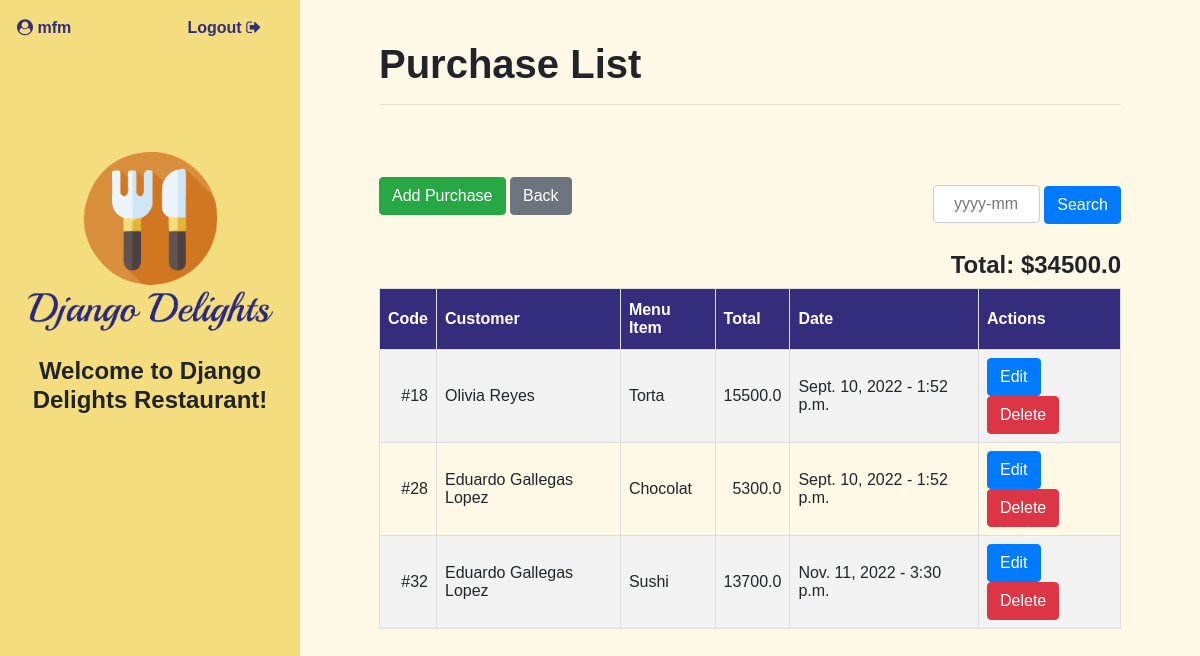
/purchase/list/ (signed in), run on the app's committed database.
### delights/models.py (models this page shows, shortened)
class Customer(models.Model):
    first_name = models.CharField(max_length=50)
    last_name = models.CharField(max_length=50)
    def __str__(self):
        return f'{self.first_name} {self.last_name}'

class MenuItem(models.Model):
    Appetizer = 'AP'
    Entree = 'EN'
    Dessert = 'DE'
    Other = 'OT'
    MENU_TYPE_CHOICES = [
        (Appetizer, 'Appetizer'),
        (Entree, 'Entree'),
        (Dessert, 'Dessert'),
        (Other, 'Other'),
    ]
    menu_type = models.CharField(max_length=2, choices=MENU_TYPE_CHOICES, default=Other)
    name = models.CharField(max_length=100)
    price = models.FloatField(default=0.0)
    handwork_price = models.FloatField(default=0.0)
    create_by = models.ForeignKey(User, models.SET_NULL, blank=True, null=True)

class Purchase(models.Model):
    customer_id = models.ForeignKey(Customer, on_delete=models.CASCADE)
    menuitem_id = models.ForeignKey(MenuItem, on_delete=models.CASCADE)
    day = models.DateField(auto_now=False, auto_now_add=False)
    time = models.TimeField(auto_now=False, auto_now_add=False)

### delights/views.py (the view)
# urls.py: path('purchase/list/', views.get_purchases, name="purchaselist"),
@login_required
def get_purchases(request):
   search = request.GET.get("search", None)
   purchase_set = Purchase.objects.all()
   purchases = list()
   total = 0
   if search:
      purchase_set = purchase_set.filter(day=search)
   for p in purchase_set:
      purchases.append({'id': p.id, 'customer_id': p.customer_id, 'menuitem_id': p.menuitem_id, 'menuitem_name': p.menuitem_id.name, 'day': p.day, 'time':p.time ,'total':  p.menuitem_id.price} )
      total = total + p.menuitem_id.price
   context = {'purchase_list': purchases, 'total':total }
   return render(request, 'delights/purchase_list.html', context)

### delights/templates/delights/purchase_list.html (shortened to what this page needs)
{% extends './base.html' %}
{% block content %}
<div class="row" data-aos="fade-down"  data-aos-duration="900">
  <div class="col-sm-12 my-2 pt-3">
      <h1 class="module_title">Purchase List</h1>
      <hr>
  </div>
  <div class="col-sm-12 mt-5">
    <div class="row">
      <div class="col-sm-6 mb-3">
        <a href="{% url 'purchasecreate' %}"><button class="btn btn-success">Add Purchase</button></a>
        <a href="{% url 'home' %}"><button class="btn btn-secondary">Back</button></a>
      </div>
      <div class="col-sm-6 mb-3 text-right">
        <input id="search_date" type="text" placeholder="yyyy-mm-dd">
        <button class="btn btn-primary" onclick="getData()">Search</button>
      </div>
    </div>
    <div class="my-1 text-right">
      <h4><strong>Total: ${{total}}</strong></h4>
    </div>
    <div>
      <table id="menu">
        <tr>
          <th>Code</th>
          <th>Customer</th>
          <th>Menu Item</th>
          <th>Total</th>
          <th>Date</th>
          <th>Actions </th>
        </tr>
        {% for p in purchase_list|dictsort:"id" %}
        <tr>
            <td class="text-right" >#{{ p.id }}</td>
            <td>{{ p.customer_id }}</td>
            <td>{{ p.menuitem_id.name }}</td>
            <td class="text-right" >{{ p.menuitem_id.price }}</td>
            <td>{{ p.day }} - {{p.time}}</td>
            <td>
              <a href="{% url 'purchaseupdate' p.id %}"><button class="btn btn-primary">Edit</button></a>
              <a href="{% url 'purchasedelete' p.id %}"><button class="btn btn-danger">Delete</button></a>
            </td>
        </tr>
        {% endfor %}
      </table>
      </div>
  </div>
</div>
{% endblock %}

### delights/templates/delights/base.html (shortened to what this page needs)
{% load static %}
<head>
    <link rel="stylesheet" href="https://stackpath.bootstrapcdn.com/bootstrap/4.2.1/css/bootstrap.min.css">
    <link href="https://stackpath.bootstrapcdn.com/font-awesome/4.7.0/css/font-awesome.min.css" rel="stylesheet">
    <link rel="stylesheet" href="https://cdnjs.cloudflare.com/ajax/libs/tempusdominus-bootstrap-4/5.1.2/css/tempusdominus-bootstrap-4.min.css" />
    <link rel="stylesheet" type="text/css" href="https://cdn.datatables.net/1.11.5/css/jquery.dataTables.css">
    <link href="https://unpkg.com/aos@2.3.1/dist/aos.css" rel="stylesheet">
    <link rel="stylesheet" href="{% static 'delights/css/style.css' %}">
    </head>
    <body>
    <div class="container-fluid">
        <div class="row">
            <div class="col-sm-12 col-md-3 aside-style">
                <div class="row logo-section">
                    <div class="row user_seccion" data-aos="fade"  data-aos-duration="900">
                        {% if user.is_authenticated %}
                        <div class="col-sm-6 text-left"><span class="user_style  ml-2"><i class="fa fa-user-circle"></i> {{ user }}</span></div>
                        <div class="col-sm-6 text-right"><span class="logout"><a href="{% url 'logout' %}">Logout  <i class="fa fa-sign-out"></i></a></span></div>
                        {% else%}
                        <div class="col-sm-6 text-left"><span class="hidden_var  ml-2">xx</span></div>
                        <div class="col-sm-6 text-right"><span class="hidden_var">xx</span></div>
                        {% endif %}
                    </div>
                    <div class="title_seccion">
                        <div class="col-12 d-flex justify-content-center">
                            <a href="{% url 'home' %}"><img class="logo" src="{% static 'delights/img/logodd.png' %}" alt="logo"></a>
                        </div>
                        <div class="col-12 d-flex justify-content-center mt-4">
                                <h4 class="module_title text-center">Welcome to Django Delights Restaurant!</h4>
                        </div>
                    </div>
                </div>
            </div>
            <div class="col-sm-12 col-md-9 main-style">
                <div class="container">
                    {% block content %}
                    {% endblock %}
                </div>
            </div>
        </div>
    </div>
    </body>

### delights/static/delights/css/style.css (style rules this page uses)
* { font-family: 'Lucida Sans', 'Lucida Sans Regular', 'Lucida Grande', 'Lucida Sans Unicode', Geneva, Verdana, sans-serif; font-style: normal; padding: 0; margin: 0; }
body { min-height: 100vh; }
.aside-style { padding: 0 1.5rem!important; background-color: #F4DD7F !important; display: flex; flex-direction: column; margin: 0; min-height: 100vh !important; }
.logo-section { padding: 1rem 0rem!important; }
.logo { max-width: 245px; min-width: 100px; }
.logout a, .user_style { font-weight: bold; color: #332D7B!important; }
.logout a:link, .logout a:active { text-decoration: none!important; }
.user_seccion { width:100%!important; margin-bottom: 1rem; text-align: right !important; }
.title_seccion { padding-top: 6em; }
.main-style { padding: 1rem 4rem!important; background-color: #fef9e7; }
.module_title { font-weight: bold; }
input[type="text"],input[type="number"], input[type="password"], select { width: 30%; padding: 6px 20px!important; margin: 8px 0; display: inline-block; border: 1px solid #ccc; border-radius: 4px; box-sizing: border-box; }
table { border-collapse: collapse; width: 100%; }
td, th { border: 1px solid #ddd; padding: 8px; }
tr:nth-child(even) { background-color: #f2f2f2; }
th { padding-top: 12px; padding-bottom: 12px; text-align: left; background-color: #332D7B; color: white; font-weight: bold!important; }

### data on the page
Customer: id "18", customer_id "Olivia Reyes", menuitem_id.name "Torta", menuitem_id.price "15500.0", day "Sept. 10, 2022", time "1:52 p.m."
Customer: id "28", customer_id "Eduardo Gallegas Lopez", menuitem_id.name "Chocolat", menuitem_id.price "5300.0", day "Sept. 10, 2022", time "1:52 p.m.", id "32", menuitem_id.name "Sushi", menuitem_id.price "13700.0", day "Nov. 11, 2022", time "3:30 p.m."

### other printed values
{{ user }} "mfm"
{{ total }} "34500.0"
